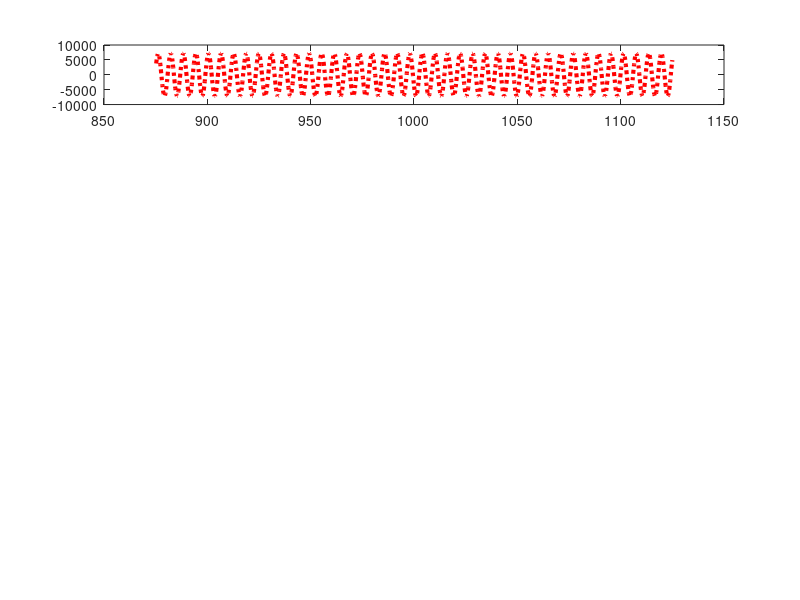

This chart was generated by the following MATLAB code: (Note: this script raises an error after producing the figure.)
% POF: 2020
% author: R.Gupta and S.R.Bukka 
% POD-RNN hybrid model 

%% make sure you have run "pod.m" and havepredicted modes saved in mat file
% this code is just a pos-process to pot predicted vs actual modes 
% load the predctied temporal modes from "lstmrecurrent.m" OR 
% use the prediction already provided for reference: 
% "y_pred_n_pres.mat" : time-series prediction (pressure) 
% "y_pred_n_velx.mat" : time-series prediction (x-velocity)

%% plot the predicted modes 
load('y_pred_n_pres.mat'); 
pred = y_pred_n_pres; 

figure(5)
subplot(5,1,1)
plot((3501:4500)*0.25, pred(1:1000,1),'r:','Linewidth',3); hold on; 
plot((3501:4500)*0.25, a1(1,3001:4500),'k-','Linewidth',1.5); hold on; 
set(gca,'fontsize',16);
ylabel('$a_{1}$','Interpreter','latex','fontsize',32);
xlim([3500*0.25 4500*0.25]);
legend('Prediction','Truth','Interpreter','Latex','Orientation','horizontal','fontsize',32);
title('Pressure','Interpreter','latex','fontsize',32);
set(gca, 'FontName', 'Times New Roman'); hold on;


subplot(5,1,2)
plot((3501:4500)*0.25, pred(1:1000,2),'r:','Linewidth',3); hold on;
plot((3501:4500)*0.25, a1(2,3501:4500),'k-','Linewidth',1.5); hold on;
set(gca,'fontsize',16);
ylabel('$a_{2}$','Interpreter','latex','fontsize',32);
xlim([3500*0.25 4500*0.25]);
set(gca, 'FontName', 'Times New Roman');
ax = gca; 
ax.YAxis.Exponent = 3; 

subplot(5,1,3)
 plot((3501:4500)*0.25, pred(1:1000,3),'r:','Linewidth',3); hold on;
plot((3501:4500)*0.25, a1(3,3501:4500),'k-','Linewidth',1.5); hold on;
set(gca,'fontsize',16);
ylabel('$a_{3}$','Interpreter','latex','fontsize',32);
xlim([3500*0.25 4500*0.25]);
set(gca, 'FontName', 'Times New Roman');
ax = gca; 
ax.YAxis.Exponent = 3; 
 

subplot(5,1,4)
plot((3501:4500)*0.25, pred(1:1000,4),'r:','Linewidth',3); hold on;
plot((3501:4500)*0.25, a1(4,3501:4500),'k-','Linewidth',1.5); hold on;
set(gca,'fontsize',16);
ylabel('$a_{4}$','Interpreter','latex','fontsize',32);
xlim([3500*0.25 4500*0.25]);
set(gca, 'FontName', 'Times New Roman');
ax = gca; 
ax.YAxis.Exponent = 3; 
 

subplot(5,1,5)
plot((3501:4500)*0.25, pred(1:1000,5),'r:','Linewidth',3); hold on;
plot((3501:4500)*0.25, a1(5,3501:4500),'k-','Linewidth',1.5); hold on;
set(gca,'fontsize',16);
ylabel('$a_{5}$','Interpreter','latex','fontsize',32);
xlim([3500*0.25 4500*0.25]);
xlabel('$\frac{tU_{\infty}}{D}$','Interpreter','latex','fontsize',32);
set(gca, 'FontName', 'Times New Roman');
ax = gca; 
ax.YAxis.Exponent = 2; 
 

